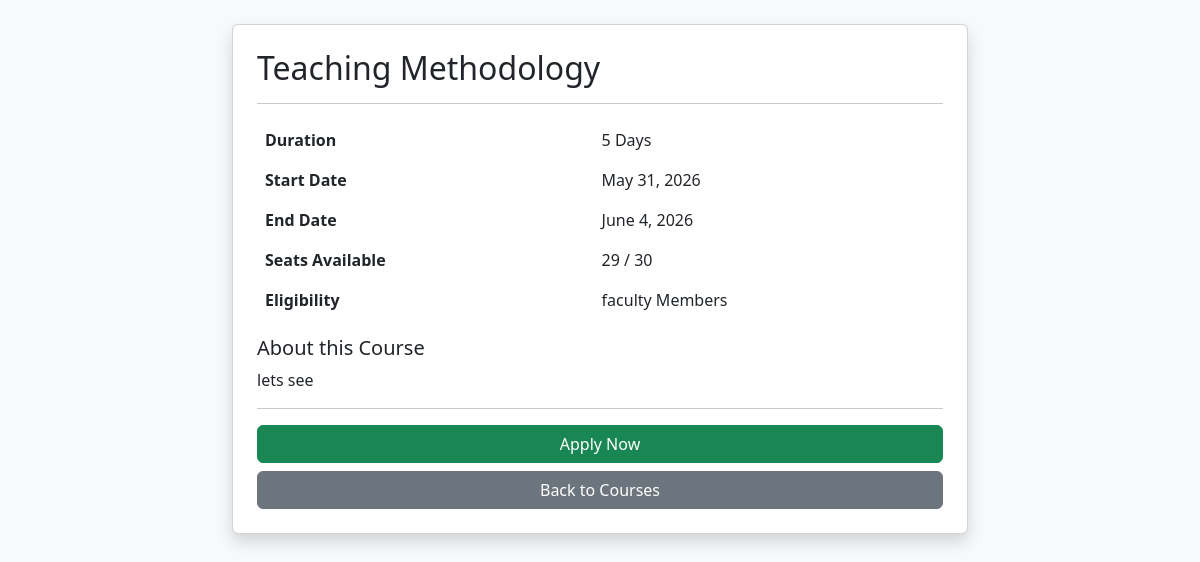
Page /courses/detail/1/ (signed in) on the committed database.
### courses/models.py (models this page shows, shortened)
class Course(models.Model):
    title = models.CharField(max_length=255)
    description = models.TextField()
    eligibility = models.TextField()
    duration = models.CharField(max_length=100)
    start_date = models.DateField()
    end_date = models.DateField()
    total_seats = models.IntegerField()
    seats_filled = models.IntegerField(default=0)
    is_visible = models.BooleanField(default=True)
    is_closed = models.BooleanField(default=False)
    created_by = models.ForeignKey(CustomUser, on_delete=models.SET_NULL, null=True)
    created_at = models.DateTimeField(auto_now_add=True)
    def seats_available(self):
        return self.total_seats - self.seats_filled

### courses/views.py (the view)
# urls.py: path('detail/<int:pk>/', views.course_detail, name='course_detail'),              # new
def course_detail(request, pk):
    course = get_object_or_404(Course, pk=pk)
    return render(request, 'courses/course_detail.html', {'course': course})

### templates/courses/course_detail.html
{% extends 'base.html' %}
{% block content %}
<div class="container mt-4">
    <div class="row justify-content-center">
        <div class="col-md-8">
            <div class="card shadow">
                <div class="card-body p-4">
                    <h2>{{ course.title }}</h2>
                    <hr>
                    <table class="table table-borderless">
                        <tr>
                            <td><strong>Duration</strong></td>
                            <td>{{ course.duration }}</td>
                        </tr>
                        <tr>
                            <td><strong>Start Date</strong></td>
                            <td>{{ course.start_date }}</td>
                        </tr>
                        <tr>
                            <td><strong>End Date</strong></td>
                            <td>{{ course.end_date }}</td>
                        </tr>
                        <tr>
                            <td><strong>Seats Available</strong></td>
                            <td>{{ course.seats_available }} / {{ course.total_seats }}</td>
                        </tr>
                        <tr>
                            <td><strong>Eligibility</strong></td>
                            <td>{{ course.eligibility }}</td>
                        </tr>
                    </table>
                    <h5>About this Course</h5>
                    <p>{{ course.description }}</p>
                    <hr>
                    {% if request.user.is_authenticated %}
    <a href="{% url 'apply_course' course.pk %}" class="btn btn-success w-100">
        Apply Now
    </a>
{% else %}
    <a href="{% url 'login' %}" class="btn btn-warning w-100">
        Login to Apply
    </a>
{% endif %}
                    <a href="{% url 'applicant_course_list' %}" class="btn btn-secondary w-100 mt-2">
                        Back to Courses
                    </a>
                </div>
            </div>
        </div>
    </div>
</div>
{% endblock %}

### rows in the picture
Course: title "Teaching Methodology", duration "5 Days", start_date "May 31, 2026", end_date "June 4, 2026", seats_available "29", total_seats "30", eligibility "faculty Members", description "lets see"
